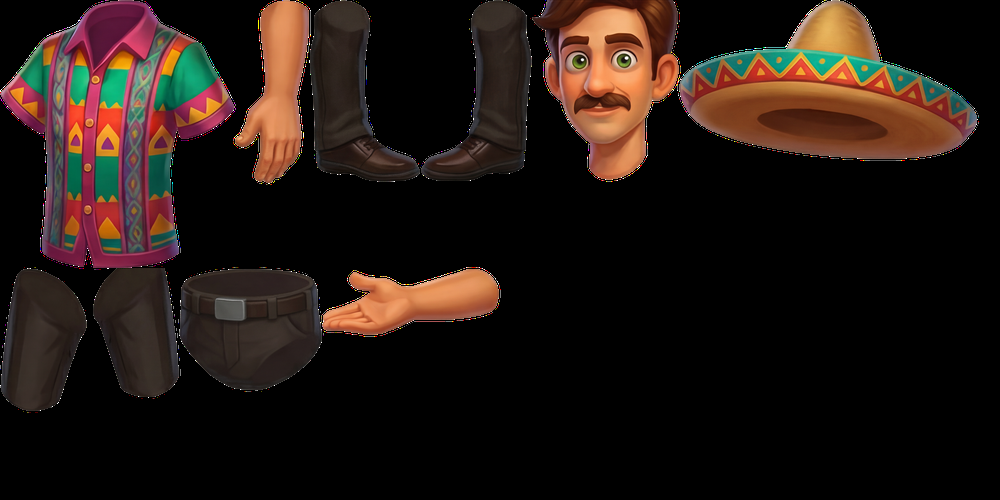
#> input picture examples/sombrero/sombrero.png, 1000 x 500 px, shrunk from 4096 x 2048 before the run
$ python -i split_character.py   (imports and definitions only)
#> lines starting #> are read from the running program, lines starting #| are printed output that depends on the picture; after the words box and inside, x2 and y2 are one past the last pixel; in counts of white or black regions, pixels touching at a corner belong together
#!/usr/bin/env python3
"""
split_character.py — Generate a sprite-sheet atlas from a full character image
using Google Gemini image generation, then segment individual body parts via
OpenCV connected-components analysis.

Usage:
    python split_character.py <input_image> [--output-dir output_parts]
        [--atlas-out atlas.png] [--min-area 500] [--padding 12]
        [--bg-threshold 240]

Requires:
    pip install google-generativeai opencv-python Pillow numpy
    Environment variable GEMINI_API_KEY must be set.
"""

import argparse
import os
import sys

import cv2
import numpy as np
from PIL import Image


# [18 lines left out: function get_gemini_client, not called in this run]


POSITIVE_PROMPT = (
    "A complete 2D game sprite sheet texture atlas for Spine animation of the "
    "exact character in the reference image. The character is completely "
    "deconstructed into separated, isolated body parts. Separated individual "
    "parts laid out flatly: isolated head, isolated torso, isolated upper arms, "
    "lower arms, hands, upper legs, lower legs, and feet. Spread out with clear "
    "space between every single body part. No overlapping parts. Clean solid "
    "white background. CRITICAL: Maintain the exact same art style, exact same "
    "shading, exact face, and exact color palette as the reference image. "
    "Identical style match, 2D game asset, flat layout, character design sheet."
)

NEGATIVE_PROMPT = (
    "3D, realistic, altered style, different art style, different face, "
    "redesign, overlapping parts, connected limbs, full body standing, dynamic "
    "pose, background scenery, shadows, gradients on background, messy layout, "
    "missing limbs, merged layers, text, watermarks."
)


# [28 lines left out: function generate_atlas, not called in this run]


def segment_parts(
    atlas_path: str,
    output_dir: str,
    min_area: int = 500,
    padding: int = 12,
    bg_threshold: int = 240,
) -> list[str]:
    """Detect individual parts in the atlas using connected-components analysis.

    Returns a list of saved part file paths.
    """
#> called with atlas_path = '../examples/sombrero/sombrero.png', output_dir = 'out.png', min_area = 500, padding = 12, bg_threshold = 240
    img = cv2.imread(atlas_path, cv2.IMREAD_UNCHANGED)
#> img is the input picture: shape (500, 1000, 4); mean B, G, R, A 18, 23.2, 34.5, 76.3
    if img is None:
        print(f"ERROR: Could not read atlas image: {atlas_path}", file=sys.stderr)
        sys.exit(1)

    # Convert to RGBA if needed
    if img.shape[2] == 3:
        img = cv2.cvtColor(img, cv2.COLOR_BGR2BGRA)

    # Build a foreground mask: pixels whose RGB channels are all below the
    # background threshold are considered foreground.
    bgr = img[:, :, :3]
    gray = cv2.cvtColor(bgr, cv2.COLOR_BGR2GRAY)
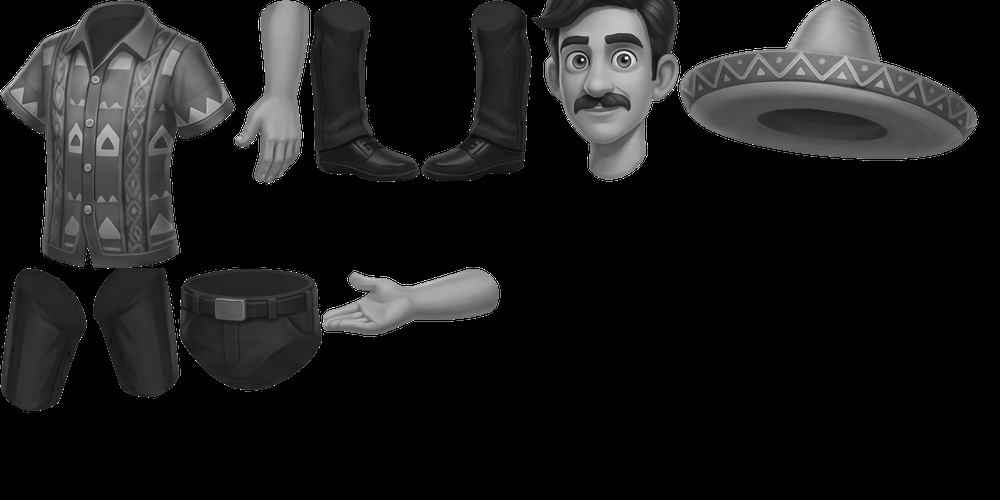
#> gray: shape (500, 1000); min 0, max 255, mean 26
    _, mask = cv2.threshold(gray, bg_threshold, 255, cv2.THRESH_BINARY_INV)
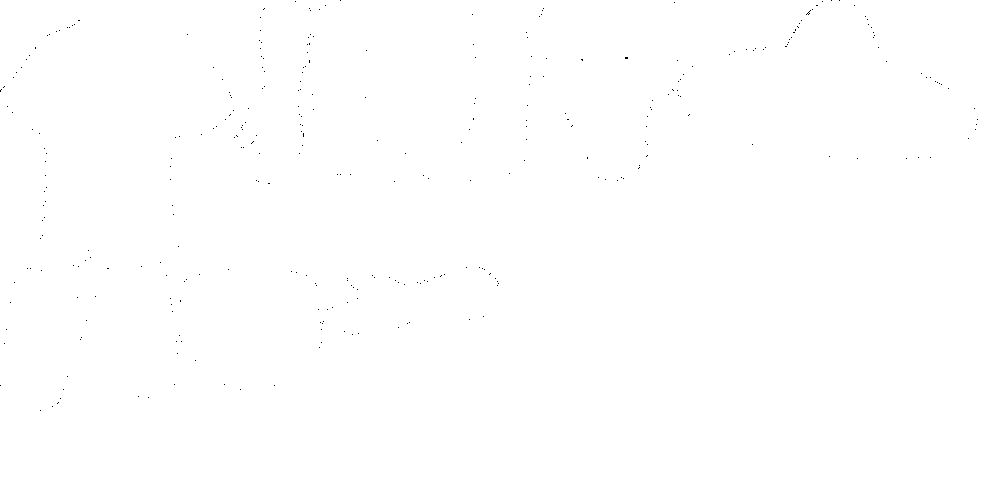
#> mask: shape (500, 1000); 99.9% white; black in thin lines or dots, all inside (x1, y1, x2, y2) = (0, 0, 978, 411)

    # Connected-components analysis (8-connectivity)
    num_labels, labels, stats, _ = cv2.connectedComponentsWithStats(
        mask, connectivity=8
    )
#> num_labels = 2; stats = [[0, 0, 978, 411, 377], [0, 0, 1000, 500, 499623]]

    os.makedirs(output_dir, exist_ok=True)

    saved: list[str] = []
    part_idx = 0
    h_img, w_img = img.shape[:2]
#> h_img = 500; w_img = 1000

    for label_id in range(1, num_labels):  # skip background (label 0)
        area = stats[label_id, cv2.CC_STAT_AREA]
        if area < min_area:
            continue

        x = stats[label_id, cv2.CC_STAT_LEFT]
        y = stats[label_id, cv2.CC_STAT_TOP]
        w = stats[label_id, cv2.CC_STAT_WIDTH]
        h = stats[label_id, cv2.CC_STAT_HEIGHT]

        # Apply padding (clamped to image bounds)
        x1 = max(x - padding, 0)
        y1 = max(y - padding, 0)
        x2 = min(x + w + padding, w_img)
        y2 = min(y + h + padding, h_img)

        # Crop the RGBA region
        crop = img[y1:y2, x1:x2].copy()

        # Zero-out pixels that don't belong to this component (make transparent)
        label_region = labels[y1:y2, x1:x2]
        component_mask = label_region == label_id
        crop[~component_mask] = [0, 0, 0, 0]

        out_path = os.path.join(output_dir, f"part_{part_idx:02d}.png")
        cv2.imwrite(out_path, crop)
        saved.append(out_path)
        part_idx += 1
#> this loop made 1 pass
#> (area, x, y, w, h, x1, y1, x2) on pass 1: (499623, 0, 0, 1000, 500, 0, 0, 1000)
#> after the loop, part_idx = 1; saved = ['out.png/part_00.png']

    return saved


# [63 lines left out: function main, not called in this run]


# [2 lines not run here, left out]

>>> result = segment_parts('../examples/sombrero/sombrero.png', 'out.png')
#> result = ['out.png/part_00.png']
